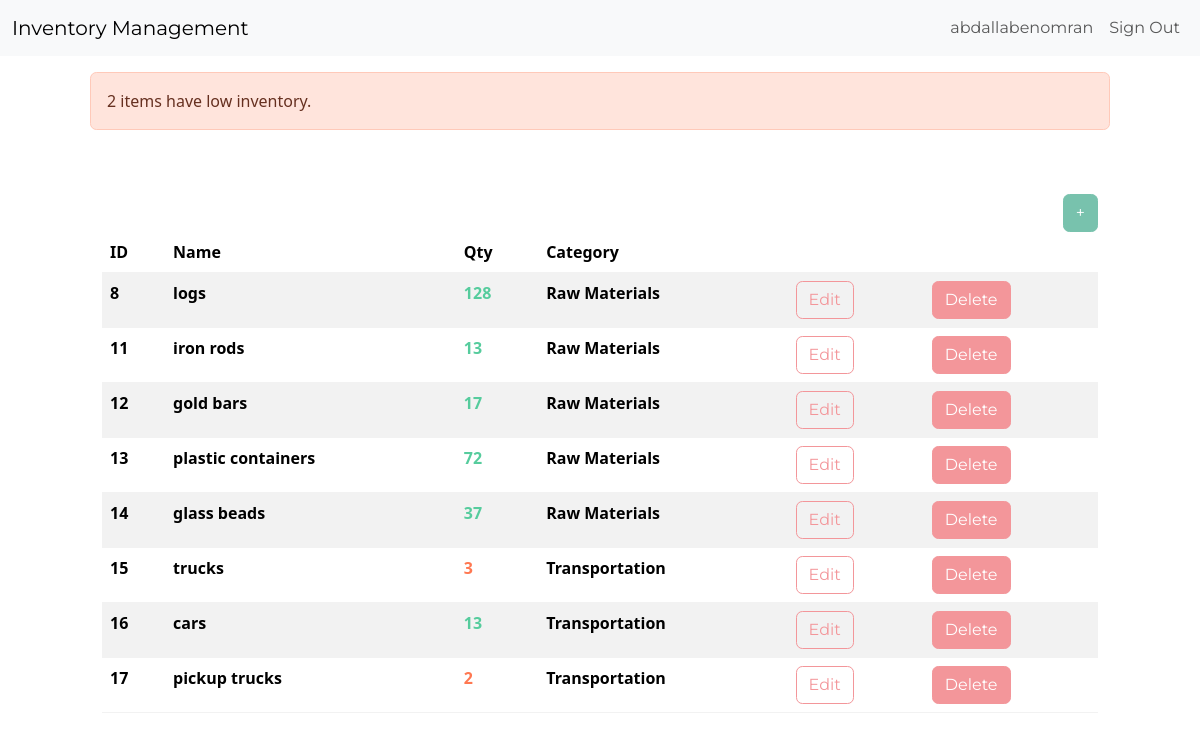
The page /dashboard/ (signed in) on the database its author committed.
### inventory/models.py (models this page shows, shortened)
class InventoryItem(models.Model):
    name = models.CharField(max_length=200)
    quantity = models.IntegerField()
    category = models.ForeignKey('Category', on_delete=models.SET_NULL, blank=True, null=True)
    date_created = models.DateTimeField(auto_now_add=True)
    user = models.ForeignKey(User, on_delete=models.CASCADE)

class Category(models.Model):
    name = models.CharField(max_length=200)
    class Meta:
        verbose_name_plural = "categories"

### inventory/views.py (the view)
# urls.py: path('dashboard/', Dashboard.as_view(), name='dashboard'),
class Dashboard(LoginRequiredMixin, View):
    def get(self, request):
        items = InventoryItem.objects.filter(user=self.request.user.id).order_by('id')
        low_inventory = InventoryItem.objects.filter(
            user=self.request.user.id,
            quantity__lte = LOW_QUANTITY
            )
        if low_inventory.count() > 0:
            if low_inventory.count() > 1:
                messages.error(request, f"{low_inventory.count()} items have low inventory.")
            else:
                messages.error(request, f"{low_inventory.count()} item has low inventory.")
        low_inventory_ids = InventoryItem.objects.filter(
            user=self.request.user.id,
            quantity__lte = LOW_QUANTITY
        ).values_list("id", flat=True)
        return render(request, "inventory/dashboard.html", {'items': items, 'low_inventory_ids': low_inventory_ids})

### inventory/templates/inventory/dashboard.html
{% extends 'inventory/base.html' %}
{% block content %}
    {% if messages %}
        <div class="row mt-3">
            {% for message in messages %}
                {% if message.tags == 'error' %}
                    <div class="col-md-10 col-12 mx-auto alert alert-danger">{{ message }}</div>
                {% else %}
                    <div class="col-md-10 col-12 mx-auto alert alert-success">{{ message }}</div>
                {% endif %}
            {% endfor %}
        </div>
    {% endif %}
    <div class="row">
        <div class="col-md-10 col-12 mx-auto mt-5">
            <div class="d-flex justify-content-end">
                <a href="{% url 'add-item' %}" class="btn btn-primary">+</a>
            </div>
            <table class="table table-hover table-striped">
                <thead>
                    <tr>
                        <th scope="col">ID</th>
                        <th scope="col">Name</th>
                        <th scope="col">Qty</th>
                        <th scope="col">Category</th>
                        <th scope="col"></th>
                        <th scope="col"></th>
                    </tr>
                </thead>
                <tbody>
                    {% if items|length == 0 %}
                        <tr>
                            <th scope="row">-</th>
                            <td>-</td>
                            <td>-</td>
                            <td>-</td>
                            <td>-</td>
                            <td></td>
                        </tr>
                    {% else %}
                        {% for item in items %}
                            <tr>
                                <th scope="row">{{ item.id }}</th>
                                <th>{{ item.name }}</th>
                                {% if item.id in low_inventory_ids %}
                                    <th class="text-danger">{{ item.quantity }}</th>
                                {% else %}
                                    <th class="text-success">{{ item.quantity }}</th>
                                {% endif %}
                                <th>{{ item.category.name }}</th>
                                <td>
                                    <a href="{% url 'edit-item' item.id %}"
                                       class="btn btn-outline-secondary">Edit</a>
                                </td>
                                <td>
                                    <a href="{% url 'delete-item' item.id %}" class="btn btn-secondary">Delete</a>
                                </td>
                            </tr>
                        {% endfor %}
                    {% endif %}
                </tbody>
            </table>
        </div>
    </div>
{% endblock content %}

### inventory/templates/inventory/base.html (shortened to what this page needs)
<!DOCTYPE html>
<html lang="en">
  <head>
    <link href="https://bootswatch.com/5/minty/bootstrap.min.css"
          rel="stylesheet" />
  </head>
  <body>
    {% include "inventory/navigation.html" %}
    {% block content %}
    {% endblock content %}
  </body>
</html>

### inventory/templates/inventory/navigation.html (shortened to what this page needs)
<nav class="navbar navbar-expand-lg bg-light">
    <div class="container-fluid">
        <a class="navbar-brand" href="{% url 'index' %}">Inventory Management</a>
        <div class="collapse navbar-collapse justify-content-end" id="navbarNav">
            <ul class="navbar-nav">
                {% if user.is_authenticated %}
                    <li class="nav-item">
                        <a class="nav-link" href="#">{{ user.username }}</a>
                    </li>
                    <li class="nav-item">
                        <form action="{% url 'logout' %}" method="post">
                            <button type="submit"
                                    class="nav-link"
                                    style="color: var(--bs-nav-link-color)">Sign Out</button>
                        </form>
                    </li>
                {% endif %}
            </ul>
        </div>
    </div>
</nav>

### rows shown on the page
InventoryItem: id "8", name "logs", quantity "128", category.name "Raw Materials"
InventoryItem: id "11", name "iron rods", quantity "13", category.name "Raw Materials"
InventoryItem: id "12", name "gold bars", quantity "17", category.name "Raw Materials"
InventoryItem: id "13", name "plastic containers", quantity "72", category.name "Raw Materials"
InventoryItem: id "14", name "glass beads", quantity "37", category.name "Raw Materials"
InventoryItem: id "15", name "trucks", quantity "3", category.name "Transportation"
InventoryItem: id "16", name "cars", quantity "13", category.name "Transportation"
InventoryItem: id "17", name "pickup trucks", quantity "2", category.name "Transportation"

### other values the page prints
{{ user.username }} "abdallabenomran"
{{ message }} "2 items have low inventory."
